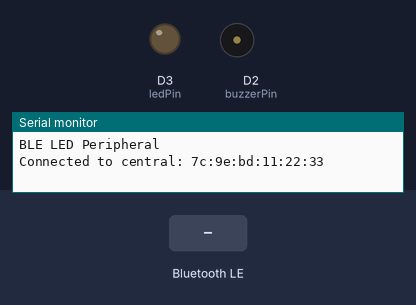
This sketch was run on a simulated Arduino Nano 33 IoT. Shown: output pins drawn as LEDs (lit = HIGH), buzzer (waves = sounding), the last lines printed to the serial monitor. Dashed ring = blinking. The test bench sets the inputs (shaded band). Nothing arrives over Bluetooth unless stated; a phone connects over Bluetooth LE 3 s after start.

Above: at 3.8 s.
3.9 s: Bluetooth LE write "1" received
At 4.15 s:
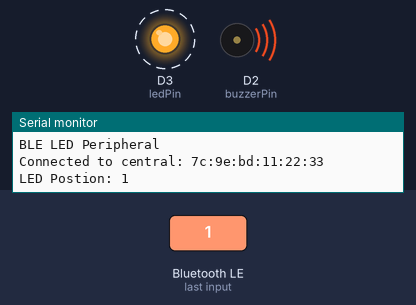
6.9 s: Bluetooth LE write "0" received
At 6.9 s:
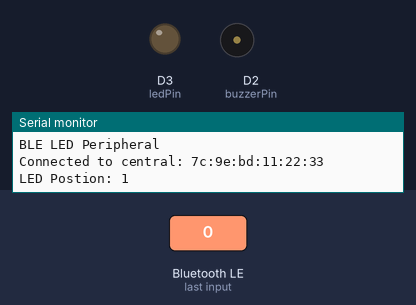
8.4 s: Bluetooth LE write "2" received
At 8.52 s:
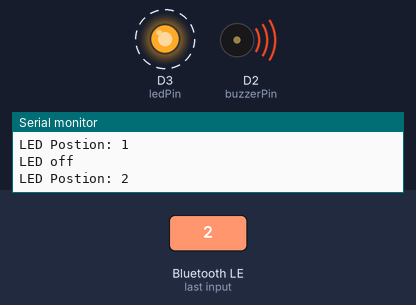
Timing chart, 0 to 17.4 s (numbered marks = the images above; inputs shaded):
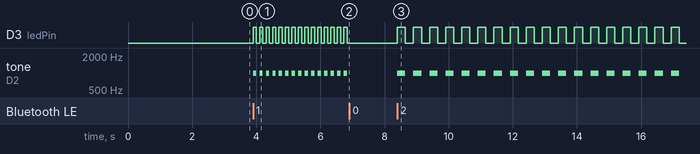

Measured:
- after the input at 3.9 s, D3 (ledPin): alternates HIGH for 0.10 s and LOW for 0.10 s, starting at once; tone on D2 (buzzerPin): alternates 1000 Hz for 0.10 s and silent for 0.10 s, starting at once
- after the input at 6.9 s, D3 (ledPin): stops changing and stays LOW; tone on D2 (buzzerPin): stops changing and stays silent
- after the input at 8.4 s, D3 (ledPin): alternates HIGH for 0.25 s and LOW for 0.25 s, starting at once; tone on D2 (buzzerPin): alternates 1000 Hz for 0.25 s and silent for 0.25 s, starting at once

The sketch:

RemoteLEDBuzzer.ino
```cpp
#include <ArduinoBLE.h>

BLEService ledService("19B10000-E8F2-537E-4F6C-D104768A1214"); // Bluetooth® Low Energy LED Service

// Bluetooth® Low Energy LED Switch Characteristic - custom 128-bit UUID, read and writable by central
BLEByteCharacteristic switchCharacteristic("19B10001-E8F2-537E-4F6C-D104768A1214", BLERead | BLEWrite);

const int ledPin = 3; // pin to use for the LED
const int connectionLED = 4;
int postion = 0;
int postionDelayFar = 500;
int postionDelayNear = 250;
int postionDelayClose = 100;
unsigned long lastInterval = 0;
const int buzzerPin = 2;
const int buzzerTone = 1000; //1Khz for buzzer

void setup() {
  Serial.begin(9600);
  // while (!Serial);

  // set LED pin to output mode
  pinMode(ledPin, OUTPUT);

  // begin initialization
  if (!BLE.begin()) {
    Serial.println("starting Bluetooth® Low Energy module failed!");

    while (1);
  }

  // set advertised local name and service UUID:
  BLE.setLocalName("MYLED");
  BLE.setAdvertisedService(ledService);

  // add the characteristic to the service
  ledService.addCharacteristic(switchCharacteristic);

  // add service
  BLE.addService(ledService);

  // set the initial value for the characeristic:
  switchCharacteristic.writeValue(0);

  // start advertising
  BLE.advertise();

  Serial.println("BLE LED Peripheral");
}

void loop() {
  // listen for Bluetooth® Low Energy peripherals to connect:
  BLEDevice central = BLE.central();

  // if a central is connected to peripheral:
  if (central) {
    Serial.print("Connected to central: ");
    // print the central's MAC address:
    Serial.println(central.address());
    digitalWrite(connectionLED, HIGH);

    // while the central is still connected to peripheral:
    while (central.connected()) {
      // if the remote device wrote to the characteristic,
      // use the value to control the LED:
      if (switchCharacteristic.written()) {
        if (switchCharacteristic.value()) {   // any value other than 0
          postion = (int)(switchCharacteristic.value());
          Serial.print(F("LED Postion: "));
          Serial.println(postion);
        } else {
          postion = 0;                        // a 0 value
          Serial.println(F("LED off"));
        }
      }
      LedBlinkBuzzer();
    }
    digitalWrite(ledPin, LOW);
    noTone(buzzerPin);
    // when the central disconnects, print it out:
    Serial.print(F("Disconnected from central: "));
    Serial.println(central.address());
    digitalWrite(connectionLED, LOW);
  }
  // Serial.println("Do we reach here?");

}

void LedBlinkBuzzer()
{
  int interval = 0;

  if(postion == 0 ){
    digitalWrite(ledPin, LOW);
    noTone(buzzerPin);
  }
  else {
    if(postion == 1)
    {
      interval = postionDelayClose;
    }
    else if (postion == 2)
    {
      interval = postionDelayNear;
    }
    else if (postion == 3)
    {
      interval = postionDelayFar;
    }

    if (millis() - lastInterval > interval)
    {
      digitalWrite(ledPin, !digitalRead(ledPin));

      // Toggle buzzer based on LED state
      if (digitalRead(ledPin) == HIGH) {
        tone(buzzerPin, buzzerTone);
      } else {
        noTone(buzzerPin);
      }

      lastInterval = millis();
    }
  }
}
```
